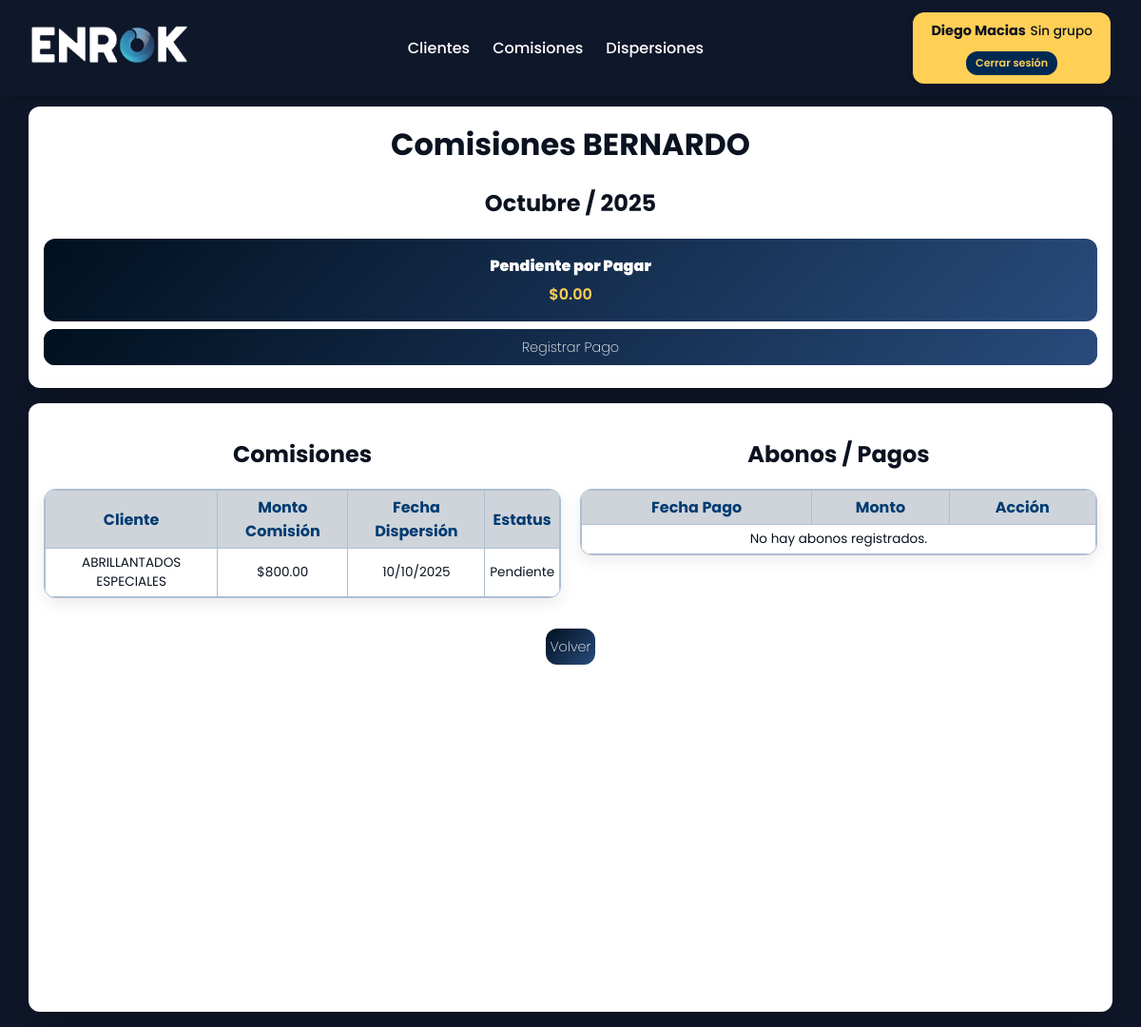
The app's page /comisiones/detalle/BERNARDO/ (signed in), older data.
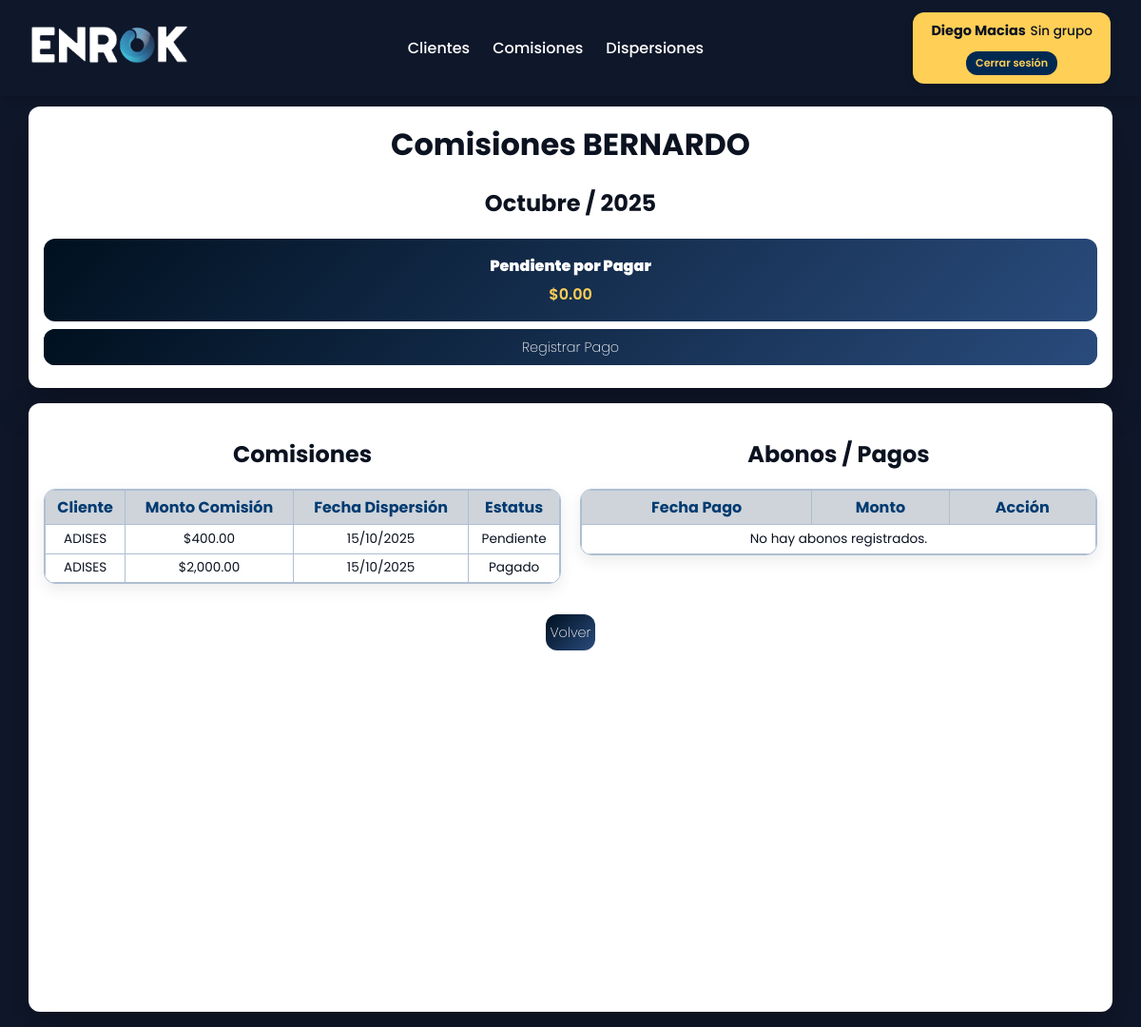
The same page, newer data.
### comisiones/models.py (models this page shows, shortened)
class Comision(models.Model):
    dispersion = models.ForeignKey(Dispersion, on_delete=models.CASCADE, related_name="comisiones")
    cliente = models.ForeignKey(Cliente, on_delete=models.CASCADE)
    comisionista = models.CharField(max_length=255)
    porcentaje = models.DecimalField(max_digits=5, decimal_places=2)
    monto = models.DecimalField(max_digits=12, decimal_places=2)
    fecha = models.DateTimeField(auto_now_add=True)
    estatus = models.CharField(max_length=50, default='Pendiente')

### clientes/models.py (models this page shows, shortened)
class Cliente(models.Model):
    servicio = models.CharField(max_length=100)
    comision_procom = models.FloatField(blank=True, null=True)
    factura = models.CharField(blank=True, null=True)
    nombre = models.CharField(max_length=150)
    utilidad_enrok = models.FloatField(blank=True, null=True)
    comisionista_1 = models.CharField(max_length=100, blank=True, null=True)
    porcentaje_1 = models.FloatField(blank=True, null=True)
    comisionista_2 = models.CharField(max_length=100, blank=True, null=True)
    porcentaje_2 = models.FloatField(blank=True, null=True)
    comisionista_3 = models.CharField(max_length=100, blank=True, null=True)
    porcentaje_3 = models.FloatField(blank=True, null=True)
    comisionista_4 = models.CharField(max_length=100, blank=True, null=True)
    porcentaje_4 = models.FloatField(blank=True, null=True)
    comisionista_5 = models.CharField(max_length=100, blank=True, null=True)
    porcentaje_5 = models.FloatField(blank=True, null=True)
    comisionista_6 = models.CharField(max_length=100, blank=True, null=True)
    porcentaje_6 = models.FloatField(blank=True, null=True)
    comisionista_7 = models.CharField(max_length=100, blank=True, null=True)
    porcentaje_7 = models.FloatField(blank=True, null=True)
    comisionista_8 = models.CharField(max_length=100, blank=True, null=True)
    porcentaje_8 = models.FloatField(blank=True, null=True)
    comisionista_9 = models.CharField(max_length=100, blank=True, null=True)
    porcentaje_9 = models.FloatField(blank=True, null=True)
    fecha_registro = models.DateTimeField(auto_now_add=True)

### dispersiones/models.py (models this page shows, shortened)
class Dispersion(models.Model):
    fecha = models.DateTimeField(default=timezone.now)
    cliente = models.ForeignKey(Cliente, on_delete=models.CASCADE)
    factura = models.CharField(max_length=100)
    num_factura = models.CharField(max_length=100, blank=True, null=True)
    monto = models.DecimalField(max_digits=12, decimal_places=2)
    comision = models.DecimalField(max_digits=12, decimal_places=2, editable=False)
    num_factura_honorarios = models.CharField(max_length=100, blank=True, null=True)
    total_honorarios = models.DecimalField(max_digits=12, decimal_places=2, editable=False)
    estatus_proceso = models.CharField(max_length=50)
    comentarios = models.TextField(blank=True, null=True)
    num_periodo = models.CharField(max_length=50, blank=True, null=True)
    estatus_periodo = models.CharField(max_length=50)
    estatus_pago = models.CharField(max_length=50, default="Pendiente")
    comision_procom = models.DecimalField(max_digits=5, decimal_places=2, editable=False)
    class Meta:
        permissions = [
            ("actualizar_estatus_dispersion", "Puede actualizar estatus de pago en dispersiones"),
        ]

### comisiones/views.py (the view)
# urls.py: path('detalle/<str:comisionista>/', views.detalle_comisiones, name='comisiones_detalle'),
@permission_required('comisiones.view_comision', raise_exception=True)
def detalle_comisiones(request, comisionista):
    from urllib.parse import urlparse, parse_qs
    volver_url = request.GET.get('volver', '/comisiones/listar/')
    parsed = urlparse(volver_url)
    query = parse_qs(parsed.query)
    mes = int(query.get('mes', [datetime.now().month])[0])
    mes_nombre = MESES_ES.get(mes, "")
    anio = int(query.get('anio', [datetime.now().year])[0])
    detalle = Comision.objects.filter(
        comisionista=comisionista,
        dispersion__fecha__month=mes,
        dispersion__fecha__year=anio
    )
    abonos = Pago.objects.filter(
        comisionista=comisionista,
        mes=mes,
        anio=anio
    ).order_by('fecha_pago')
    total_liberadas = detalle.filter(estatus='Liberado').aggregate(Sum('monto'))['monto__sum'] or 0
    total_abonos = abonos.aggregate(Sum('monto'))['monto__sum'] or 0
    pendiente_pagar = total_liberadas - total_abonos
    context = {
        'comisionista': comisionista,
        'detalle': detalle,
        'abonos': abonos,
        'next': request.get_full_path(),
        'volver_url': volver_url,
        'mes': mes,
        'mes_nombre': mes_nombre,
        'anio': anio,
        'pendiente_pagar': pendiente_pagar,
    }
    return render(request, 'comisiones/detalle.html', context)

### comisiones/templates/comisiones/detalle.html (shortened to what this page needs)
{% extends 'base_listar.html' %}
{% load humanize %}
{% block title_filters %}
  <div class="card-top">
    <h1>Comisiones {{ comisionista }}</h1>
    <h2 style="text-align:center;">{{ mes_nombre }} / {{ anio }}</h2>
    <div class="pendiente-box">
      <h2>Pendiente por Pagar</h2>
      <p class="monto">${{ pendiente_pagar|floatformat:2|intcomma }}</p>
    </div>
    <div class="actions" style="width:100%; justify-content:center;">
      <a href="{% url 'registrar_pago' comisionista %}?next={{ next|urlencode }}&mes={{ mes }}&anio={{ anio }}"
         class="btn filtro_pagado"
         style="border-radius:12px; color:#fff; width:100%;">
         Registrar Pago
      </a>
    </div>
  </div>
{% endblock %}
{% block content %}
  <div class="card">
    <div style="display:flex; gap:20px; flex-wrap:wrap; justify-content:center;">
      <div style="flex:1; min-width:400px; max-width:550px;">
        <h2 style="text-align:center;">Comisiones</h2>
        <div class="table-container">
          <table>
            <tr>
              <th>Cliente</th>
              <th>Monto Comisión</th>
              <th>Fecha Dispersión</th>
              <th>Estatus</th>
            </tr>
            {% for d in detalle %}
            <tr>
              <td>{{ d.cliente.nombre }}</td>
              <td>${{ d.monto|floatformat:2|intcomma }}</td>
              <td>{{ d.dispersion.fecha|date:"d/m/Y" }}</td>
              <td>{{ d.estatus }}</td>
            </tr>
            {% empty %}
            <tr>
              <td colspan="4" style="text-align:center;">No hay comisiones registradas.</td>
            </tr>
            {% endfor %}
          </table>
        </div>
      </div>
      <div style="flex:1; min-width:400px; max-width:550px;">
        <h2 style="text-align:center;">Abonos / Pagos</h2>
        <div class="table-container">
          <table>
            <tr>
              <th>Fecha Pago</th>
              <th>Monto</th>
              <th>Acción</th>
            </tr>
            {% for a in abonos %}
            <tr>
              <td>{{ a.fecha_pago|date:"d/m/Y" }}</td>
              <td>${{ a.monto|floatformat:2|intcomma }}</td>
              <td>
                <a href="{% url 'editar_pago' comisionista a.id %}?next={{ next|urlencode }}&mes={{ mes }}&anio={{ anio }}" class="editar">Editar</a>
              </td>
            </tr>
            {% empty %}
            <tr>
              <td colspan="3" style="text-align:center;">No hay abonos registrados.</td>
            </tr>
            {% endfor %}
          </table>
        </div>
      </div>
    </div>
    <div style="margin-top:2rem; text-align:center;">
      <a href="{% url 'comisiones_listar' %}?mes={{ mes }}&anio={{ anio }}" class="btn filtro_pagado">Volver</a>
    </div>
  </div>
{% endblock %}

### templates/base_listar.html (shortened to what this page needs)
{% load static %}
<!DOCTYPE html>
<html lang="es">
<head>
  <link rel="stylesheet" href="{% static 'css/style.css' %}">
</head>
<body>
  {% include 'includes/header.html' %}
  <main class="main-container">
    {% block title_filters %}{% endblock %}
    {% block content %}{% endblock %}
  </main>
</body>
</html>

### templates/includes/header.html (shortened to what this page needs)
{% load static %}
<header class="navbar">
  <div class="container">
    <div class="logo-box">
      <a href="{% url 'enrok' %}" class="logo-link">
        <img src="{% static 'img/logo.png' %}" alt="Enrok" class="logo-img">
      </a>
    </div>
    <nav class="nav-links">
      <a href="{% url 'clientes_listar' %}">Clientes</a>
      <a href="{% url 'comisiones_listar' %}">Comisiones</a>
      <a href="{% url 'dispersiones_listar' %}">Dispersiones</a>
    </nav>
    <div class="user-box">
      <div class="user-info">
        <a href="{% url 'usuario' %}">
          <strong>{{ user.get_full_name|default:user.username }}</strong>
        </a>
        <small>{{ user.groups.all.0.name|default:"Sin grupo" }}</small>
      </div>
      <form action="{% url 'logout' %}" method="post" style="display:inline;">
        <button type="submit" class="logout-btn">Cerrar sesión</button>
      </form>
    </div>
  </div>
</header>

### static/css/style.css (style rules this page uses)
:root { --fuente-principal: 'Poppins', system-ui, -apple-system, Segoe UI, Roboto, sans-serif; }
*, *::before, *::after { font-family: var(--fuente-principal) !important; box-sizing: border-box; }
body { min-height: 100vh; display: grid; place-items: start center; background: #0f172a; margin: 0; padding-top: 2rem; }
.navbar { position: fixed; top: 0; left: 0; width: 100%; background-color: #0f172a; padding: 0.8rem 2rem; color: #fff; box-shadow: 0 2px 8px rgba(0,0,0,.2); z-index: 100; }
.navbar .container { display: flex; justify-content: space-between; align-items: center; flex-wrap: wrap; gap: 1rem; }
.logo-box { display: flex; align-items: center; gap: 0.7rem; }
.logo-img { height: 40px; width: auto; }
.nav-links { display: flex; gap: 1.5rem; }
.nav-links a { color: #fff; text-decoration: none; font-weight: 500; transition: color .2s; }
.card, .card-top { width: 95vw; max-width: 1200px; margin: 1rem; background: #ffffff; color: #0b1220; padding: 1rem; border-radius: 12px; box-shadow: 0 18px 40px rgba(0,0,0,.25); }
.card { min-height: 80vh; overflow-y: auto; }
.card-top { margin-top: 5rem; }
h1 { text-align: center; margin-bottom: 1rem; margin-top: 0rem; }
.btn_filtros, .btn, .filtro_pagado { padding: 4px 8px; text-decoration: none; display: inline-block; color: #ffcf56; background: transparent; border: none; font-weight: 200; text-align: center; line-height: 30px; font-size: .9rem; cursor: pointer; transition: 0.3s; }
.filtro_pagado { background: linear-gradient(135deg, #00101f 0%, #294b7c 100%); border-radius: 12px; color: #fff; padding: .25rem; }
.actions { margin-top: .5rem; margin-bottom: .5rem; display: flex; gap: .6rem; justify-content: center; background: linear-gradient(135deg, #00101f 0%, #294b7c 100%); border-radius: 12px; }
.pendiente-box { position: relative; background: linear-gradient(135deg, #00101f 0%, #294b7c 100%); color: white; padding: 1rem; border-radius: 12px; text-align: center; display: flex; justify-content: center; align-items: center; gap: 6rem; flex-wrap: wrap; margin-top: 1rem; }
.pendiente-box:not(:has(> div)) { flex-direction: column; gap: 0.3rem; }
.pendiente-box h2 { margin: 0; font-size: 1rem; font-weight: 900; }
.pendiente-box .monto, .pendiente-box p { font-size: 1rem; font-weight: 600; margin: 0; color: #ffcf56; }
table { width: 100%; border-collapse: collapse; }
th, td { border: 1px solid #aebed2; padding: 0.3rem; text-align: center; font-size: 0.85rem; }
th { background: rgb(206, 212, 218); text-align: center; color: #003b71; font-size: 1rem; }
.table-container { border: 1px solid #aebed2; border-radius: 12px; overflow: hidden; margin-top: 1rem; max-height: 70vh; overflow-y: auto; box-shadow: 0 6px 16px rgba(0,0,0,.08); }
.user-box { display: block; top: 1rem; right: 1.5rem; background: #ffcf56; color: #0b1220; align-items: center; justify-content: center; gap: 0.25rem; padding: .6rem 1.2rem; border-radius: 12px; font-weight: 700; box-shadow: 0 4px 10px rgba(0,0,0,.15); font-size: .9rem; text-align: center; }
.logout-btn { all: unset; margin-top: .5rem; padding: 4px 10px; text-decoration: none; display: inline-block; color: #ffcf56; background: #002952; border: none; font-size: .7rem; font-weight: 600; text-align: center; cursor: pointer; transition: 0.3s; border-radius: 12px; }

### templates/includes/header.html (style rules this page uses)
.user-box { display: flex; flex-direction: column; align-items: center; justify-content: center; background: #ffcf56; color: #0b1220; gap: 0.25rem; padding: .6rem 1.2rem; border-radius: 12px; font-weight: 700; box-shadow: 0 4px 10px rgba(0,0,0,.15); font-size: .9rem; text-align: center; }
.user-info { display: flex; flex-wrap: wrap; align-items: center; justify-content: center; gap: .3rem; }
.user-box a { color: #0b1220; text-decoration: none; font-weight: 700; }
.user-box small { font-weight: 500; font-size: .85rem; }
.logout-btn { all: unset; margin-top: .4rem; padding: 4px 10px; text-decoration: none; display: inline-block; color: #ffcf56; background: #002952; border: none; font-size: .7rem; font-weight: 600; text-align: center; cursor: pointer; transition: 0.3s; border-radius: 12px; }

Row changes from the older to the newer data that the page shows:
removed Comision: cliente.nombre "ABRILLANTADOS ESPECIALES", monto "800.00", dispersion.fecha "10/10/2025", estatus "Pendiente"
added Comision: cliente.nombre "ADISES", monto "400.00", dispersion.fecha "15/10/2025", estatus "Pendiente"
added Comision: cliente.nombre "ADISES", monto "2,000.00", dispersion.fecha "15/10/2025", estatus "Pagado"
